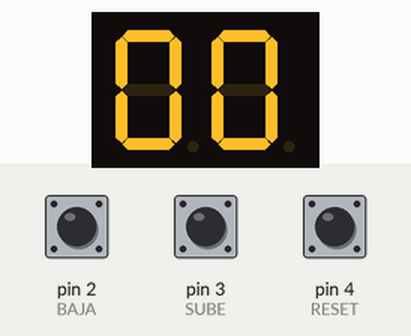
Bench run of a sketch on a simulated Arduino Uno, built with avr-gcc and run on an emulated ATmega328P. Shown: 2-digit seven-segment display. Wiring (inferred from the names in the program): 2-digit 7-segment display, segments lit when HIGH: segments pin 10, pin 11, pin 5, pin 6, pin 7, pin 9, pin 8; digit selects A5, A4. The test bench sets the inputs (shaded band); at power-on: pin 2 (BAJA) HIGH, pin 3 (SUBE) HIGH, pin 4 (RESET) HIGH. The segment pins are drawn as the display they are named for.

Above: at 1.2 s.
1.3 s: pin 2 (BAJA) pulled LOW for 0.15 s
At 1.9 s:
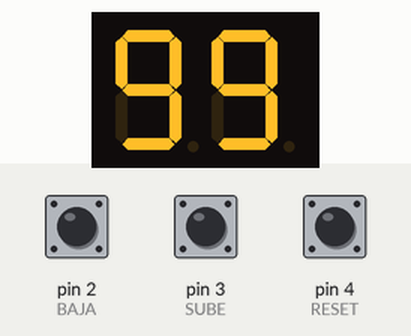
2.9 s: pin 2 (BAJA) pulled LOW for 1 s
At 4.1 s:
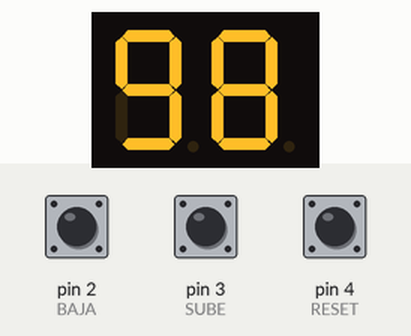
Timing chart, 0 to 5.9 s (numbered marks = the images above; inputs shaded):
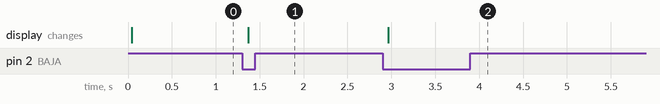

The sketch:

Primera_parte.ino
```cpp
//NOMBRE: FABRICIO
//APELLIDO: DE SA TORRES
//DIVISION: B
//EJERCICIO: PRIMER PARCIAL PARTE 1

//Implementar técnica de multiplexación para mostrar los dígitos
// en los displays
//contador comienza en 0, un botón aumenta en uno, otro disminuye
// en uno

#define A 10
#define B 11
#define C 5
#define D 6
#define E 7
#define F 9
#define G 8
#define SUBE 3
#define BAJA 2
#define RESET 4
#define UNIDAD A4
#define DECENA A5
#define APAGADOS 0
#define TIMEDISPLAYON 8

int countDigit = 0;
int sube = 1;
int subePrevia = 1;
int baja = 1;
int bajaPrevia = 1;
int reset = 1;
int resetPrevia = 1;

void setup()
{
  pinMode(2, INPUT_PULLUP );
  pinMode(3, INPUT_PULLUP );
  pinMode(4, INPUT_PULLUP );
  pinMode(10, OUTPUT);
  pinMode(11, OUTPUT);
  pinMode(5, OUTPUT);
  pinMode(6, OUTPUT);
  pinMode(7, OUTPUT);
  pinMode(9, OUTPUT);
  pinMode(8, OUTPUT);
  pinMode(UNIDAD, OUTPUT);
  pinMode(DECENA, OUTPUT);
  digitalWrite(UNIDAD,0);
  digitalWrite(DECENA,0);
  printDigit(0);
}

void loop()
{
  int pressed = keypressed();
  if(pressed == SUBE)
  {
   countDigit++;
   if(countDigit>99)
     countDigit=0;
  }
  else if(pressed == BAJA)
  {
   countDigit--;
   if(countDigit<0)
     countDigit=99;
  }
  else if(pressed == RESET)
  {
   countDigit = 0;
  }
  printCount(countDigit);
}

void prendeDigito(int digito)
{
 if (digito == UNIDAD)
 {
  digitalWrite(UNIDAD, LOW); //pongo el comun de unidad en 0 (enciende)
  digitalWrite(DECENA, HIGH); //pongo el comunde decena en 1 (no enciende)
  delay(TIMEDISPLAYON);
 }
 else if (digito == DECENA)
 {
  digitalWrite(UNIDAD, HIGH);
  digitalWrite(DECENA, LOW);
  delay(TIMEDISPLAYON);
 }
 else //entro oon apagados, pongo los dos en 1 para q no enciendan ninguno de los dos
 {
  digitalWrite(UNIDAD, HIGH);
  digitalWrite(DECENA, HIGH);
 }
}

void printCount(int count)
{
  prendeDigito(APAGADOS);
  printDigit(count/10); //count es entero, si es 23 el numero, me devuelve un 2
  prendeDigito(DECENA); //prendería el 2 acá
  prendeDigito(APAGADOS);
  printDigit(count - 10 * ((int)count/10)); //(count = 23) - (10 * 2) = UNIDAD (esto es un casteo)
  prendeDigito(UNIDAD);
}

int keypressed(void)
{
 sube = digitalRead(SUBE); //devuelve 0 si presiono, 1 si no presiono
 baja = digitalRead(BAJA);
 reset = digitalRead(RESET);
 if (sube) //si no presioné SUBE
   subePrevia = 1; //entonces antes tampoco estaba presionada
 if (baja) //no presioné BAJA
   bajaPrevia = 1;
 if (reset) //no presioné RESET
   resetPrevia = 1;
 	if(sube==0 && sube != subePrevia)
    {
     subePrevia = sube;
      return SUBE; //devuelve SUBE cuando está presionada la tecla SUBE, SI no estaba presionada de antes
    }
  	if(baja==0 && baja != bajaPrevia)
    {
     bajaPrevia = baja;
      return BAJA;
    }
  	if(reset==0 && reset != resetPrevia)
    {
     resetPrevia = reset;
      return RESET;
    }
 return 0; // o no presioné ninguna tecla, o presioné una que estaba presionada
}

void printDigit(int digit)
{
 digitalWrite(A, LOW);
 digitalWrite(B, LOW);
 digitalWrite(C, LOW);
 digitalWrite(D, LOW);
 digitalWrite(E, LOW);
 digitalWrite(F, LOW);
 digitalWrite(G, LOW);
 switch (digit)
 {
  case 0:
   {
     digitalWrite(A, HIGH);
     digitalWrite(B, HIGH);
     digitalWrite(C, HIGH);
     digitalWrite(D, HIGH);
     digitalWrite(E, HIGH);
     digitalWrite(F, HIGH);
     break;
   }
  case 1:
   {
     digitalWrite(B, HIGH);
     digitalWrite(C, HIGH);
     break;
   }
  case 2:
   {
     digitalWrite(A, HIGH);
     digitalWrite(B, HIGH);
     digitalWrite(G, HIGH);
     digitalWrite(E, HIGH);
     digitalWrite(D, HIGH);
     break;
   }
  case 3:
   {
     digitalWrite(A, HIGH);
     digitalWrite(B, HIGH);
     digitalWrite(G, HIGH);
     digitalWrite(C, HIGH);
     digitalWrite(D, HIGH);
     break;
   }
  case 4:
   {
     digitalWrite(F, HIGH);
     digitalWrite(G, HIGH);
     digitalWrite(B, HIGH);
     digitalWrite(C, HIGH);
     break;
   }
  case 5:
   {
     digitalWrite(A, HIGH);
     digitalWrite(F, HIGH);
     digitalWrite(G, HIGH);
     digitalWrite(C, HIGH);
     digitalWrite(D, HIGH);
     break;
   }
  case 6:
   {
     digitalWrite(A, HIGH);
     digitalWrite(F, HIGH);
     digitalWrite(E, HIGH);
     digitalWrite(D, HIGH);
     digitalWrite(C, HIGH);
     digitalWrite(G, HIGH);
     break;
   }
  case 7:
   {
     digitalWrite(A, HIGH);
     digitalWrite(B, HIGH);
     digitalWrite(C, HIGH);
     break;
   }
  case 8:
   {
     digitalWrite(A, HIGH);
     digitalWrite(B, HIGH);
     digitalWrite(C, HIGH);
     digitalWrite(D, HIGH);
     digitalWrite(E, HIGH);
     digitalWrite(F, HIGH);
     digitalWrite(G, HIGH);
     break;
   }
  case 9:
   {
     digitalWrite(A, HIGH);
     digitalWrite(B, HIGH);
     digitalWrite(C, HIGH);
     digitalWrite(D, HIGH);
     digitalWrite(F, HIGH);
     digitalWrite(G, HIGH);
     break;
   }
 }
}
```

Measured:
- after the input at 1.3 s, the display: changes after 0.07 s (image 1)
- after the input at 2.9 s, the display: changes after 0.06 s (image 2)
